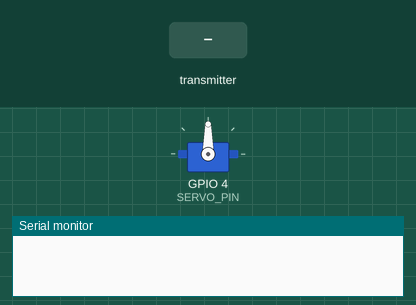
Recording of a sketch running on a simulated ESP32. Parts: servo, the last lines printed to the serial monitor. The inputs (shaded band) are chosen by the test bench.

Above: at 1.2 s.
1.3 s: the transmitter starts sending buttonPressed = 0
At 1.9 s:
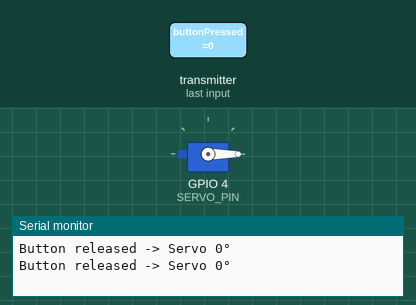
2.8 s: the transmitter starts sending buttonPressed = 1
At 4.3 s:
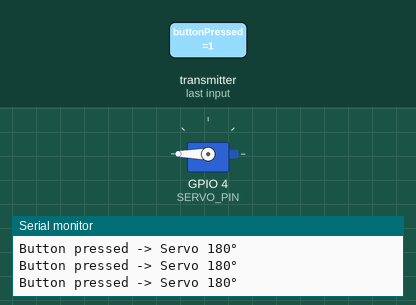
Timing chart, 0 to 5.8 s (numbered marks = the images above; inputs shaded):
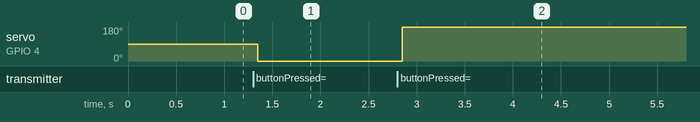

Measured:
- after the input at 1.3 s, servo on GPIO 4 (SERVO_PIN): 90° → 0° after 0.05 s
- after the input at 2.8 s, servo on GPIO 4 (SERVO_PIN): 0° → 180° after 0.05 s

The sketch:

receiver.ino
```cpp
#include <esp_now.h>
#include <WiFi.h>
#include <ESP32Servo.h>

#define SERVO_PIN 4

Servo myServo;

typedef struct struct_message {
  bool buttonPressed;
} struct_message;

struct_message incomingMessage;

void onDataRecv(const esp_now_recv_info *info, const uint8_t *data, int len) {
  memcpy(&incomingMessage, data, sizeof(incomingMessage));

  if (incomingMessage.buttonPressed) {
    Serial.println("Button pressed -> Servo 180°");
    myServo.write(180);
  } else {
    Serial.println("Button released -> Servo 0°");
    myServo.write(0);
  }
}

void setup() {
  Serial.begin(115200);

  WiFi.mode(WIFI_STA);

  myServo.setPeriodHertz(50);    // standard 50 Hz servo
  myServo.attach(SERVO_PIN, 500, 2400); // min/max pulse width

  if (esp_now_init() != ESP_OK) {
    Serial.println("ESP-NOW init failed");
    return;
  }

  esp_now_register_recv_cb(onDataRecv);
}

void loop() {}
```
